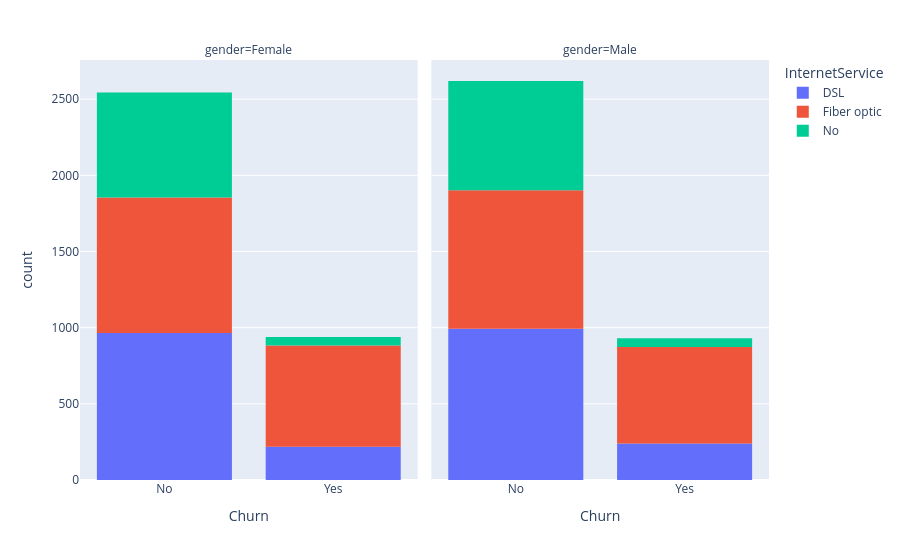

Notebook source saved alongside this figure:
### Code cell
import plotly.express as px

fig = px.histogram(
    df,
    x="Churn",
    color="InternetService",
    facet_col="gender"
)

fig.show()

### Figure 1 — Plotly figure (JSON) as saved in the notebook; plotly's stock layout.template omitted (floating-point values rounded to 4 significant figures; data arrays with more than 128 entries replaced by an {"elided": "..."} marker saying what was removed)
{"data": [{"bingroup": "x", "hovertemplate": "InternetService=DSL<br>gender=Female<br>Churn=%{x}<br>count=%{y}<extra></extra>", "legendgroup": "DSL", "marker": {"color": "#636efa", "pattern": {"shape": ""}}, "name": "DSL", "orientation": "v", "showlegend": true, "type": "histogram", "x": {"elided": "1184 str values"}, "xaxis": "x", "yaxis": "y"}, {"bingroup": "x", "hovertemplate": "InternetService=DSL<br>gender=Male<br>Churn=%{x}<br>count=%{y}<extra></extra>", "legendgroup": "DSL", "marker": {"color": "#636efa", "pattern": {"shape": ""}}, "name": "DSL", "orientation": "v", "showlegend": false, "type": "histogram", "x": {"elided": "1232 str values"}, "xaxis": "x2", "yaxis": "y2"}, {"bingroup": "x", "hovertemplate": "InternetService=Fiber optic<br>gender=Female<br>Churn=%{x}<br>count=%{y}<extra></extra>", "legendgroup": "Fiber optic", "marker": {"color": "#EF553B", "pattern": {"shape": ""}}, "name": "Fiber optic", "orientation": "v", "showlegend": true, "type": "histogram", "x": {"elided": "1553 str values"}, "xaxis": "x", "yaxis": "y"}, {"bingroup": "x", "hovertemplate": "InternetService=Fiber optic<br>gender=Male<br>Churn=%{x}<br>count=%{y}<extra></extra>", "legendgroup": "Fiber optic", "marker": {"color": "#EF553B", "pattern": {"shape": ""}}, "name": "Fiber optic", "orientation": "v", "showlegend": false, "type": "histogram", "x": {"elided": "1543 str values"}, "xaxis": "x2", "yaxis": "y2"}, {"bingroup": "x", "hovertemplate": "InternetService=No<br>gender=Female<br>Churn=%{x}<br>count=%{y}<extra></extra>", "legendgroup": "No", "marker": {"color": "#00cc96", "pattern": {"shape": ""}}, "name": "No", "orientation": "v", "showlegend": true, "type": "histogram", "x": {"elided": "746 str values"}, "xaxis": "x", "yaxis": "y"}, {"bingroup": "x", "hovertemplate": "InternetService=No<br>gender=Male<br>Churn=%{x}<br>count=%{y}<extra></extra>", "legendgroup": "No", "marker": {"color": "#00cc96", "pattern": {"shape": ""}}, "name": "No", "orientation": "v", "showlegend": false, "type": "histogram", "x": {"elided": "774 str values"}, "xaxis": "x2", "yaxis": "y2"}], "layout": {"annotations": [{"font": {}, "showarrow": false, "text": "gender=Female", "x": 0.245, "xanchor": "center", "xref": "paper", "y": 1, "yanchor": "bottom", "yref": "paper"}, {"font": {}, "showarrow": false, "text": "gender=Male", "x": 0.755, "xanchor": "center", "xref": "paper", "y": 1, "yanchor": "bottom", "yref": "paper"}], "barmode": "relative", "legend": {"title": {"text": "InternetService"}, "tracegroupgap": 0}, "margin": {"t": 60}, "xaxis": {"anchor": "y", "domain": [0, 0.49], "title": {"text": "Churn"}}, "xaxis2": {"anchor": "y2", "domain": [0.51, 1], "matches": "x", "title": {"text": "Churn"}}, "yaxis": {"anchor": "x", "domain": [0, 1], "title": {"text": "count"}}, "yaxis2": {"anchor": "x2", "domain": [0, 1], "matches": "y", "showticklabels": false}}}
